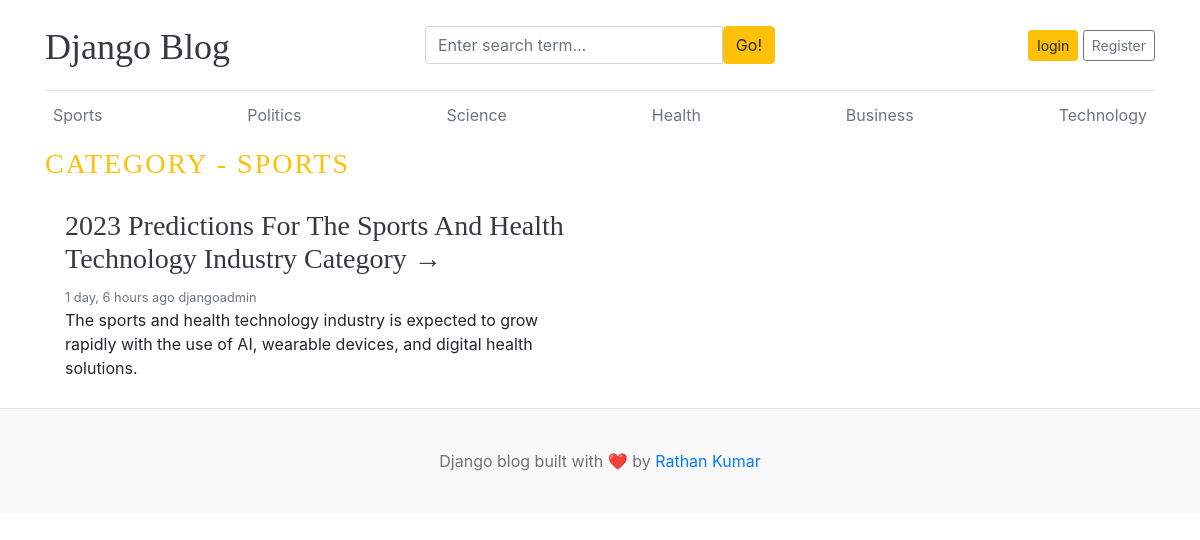
Page /category/1/ on the committed database.
### blog/models.py (models this page shows, shortened)
class Category(models.Model):
    category_name = models.CharField(max_length=50, unique=True)
    created_at = models.DateTimeField(auto_now_add=True)
    updated_at = models.DateTimeField(auto_now=True)
    class Meta:
        verbose_name_plural = "categories"
    def __str__(self):
        return self.category_name

class Blog(models.Model):
    title = models.CharField(max_length=100)
    slug = models.SlugField(max_length=150, unique=True, blank=True)
    category = models.ForeignKey(Category, on_delete=models.CASCADE)
    author = models.ForeignKey(User, on_delete=models.CASCADE)
    featured_image = models.ImageField(upload_to='uploads/%Y/%m/%d')
    short_description = models.TextField(max_length=500)
    blog_body = models.TextField(max_length=2000)
    status = models.CharField(max_length=20, choices=STATUS_CHOICES, default="Draft")
    is_featured = models.BooleanField(default=False)
    created_at = models.DateTimeField(auto_now_add=True)
    updated_at = models.DateTimeField(auto_now=True)

### blog/views.py (the view)
# urls.py: path('<int:category_id>/', views.posts_by_category, name='posts_by_category'),
def posts_by_category(request, category_id):
    posts = Blog.objects.filter(
        status='Published',
        category_id=category_id
    )
    category = get_object_or_404(Category, id=category_id)
    context = {
        'posts': posts,
        'category': category,
    }
    return render(request, 'posts_by_category.html', context)

### blog/context_processors.py (called while the page is built)
def get_categories(request):
    categories = Category.objects.all()
    return dict(categories=categories)

def get_social_links(request):
    social_links = SocialLink.objects.all()
    return dict(social_links=social_links)

### blog_main/templates/posts_by_category.html
{% extends 'base.html' %}
{% block content %}
   <h3 class="text-uppercase text-warning" style="letter-spacing: 2px;">Category - {{ category }} </h3>
   <div class="row mb-2">
      {% if posts %}
      {% for post in posts %}
    <div class="col-md-6">
      <div class="card border-0">
        <div class="card-body">
          <h3><a href="{% url 'blogs' post.slug %}" class="text-dark">{{ post.title }}</a></h3>
          <small class="mb-1 text-muted">{{ post.created_at | timesince }} ago {{ post.author }}</small>
          <p class="card-text">{{ post.short_description | truncatewords:25 }}</p>
        </div>
      </div>
    </div>
    {% endfor %}
    {% else %}
    <p>No posts found</p>
    {% endif %}
  </div>
</div>
{% endblock %}

### blog_main/templates/base.html (shortened to what this page needs)
{% load static %}
<!DOCTYPE html>
<html lang="en">
<head>
    <link href="https://getbootstrap.com/docs/4.0/dist/css/bootstrap.min.css" rel="stylesheet">
    <link href="{% static 'css/blog.css' %}" rel="stylesheet">
    <link rel="stylesheet"
      href="https://cdnjs.cloudflare.com/ajax/libs/font-awesome/4.7.0/css/font-awesome.min.css">
</head>
<body>
<div class="container">
    <header class="blog-header py-3">
        <div class="row flex-nowrap justify-content-between align-items-center">
            <div class="col-4 pt-1">
                <a class="blog-header-logo text-dark" href="/">
                    Django Blog
                </a>
            </div>
            <div class="col-4">
                <form action="{% url 'search' %}" method="GET">
                    <div class="input-group">
                        <input
                            class="form-control"
                            type="text"
                            name="keyword" value="{{ keyword }}"
                            placeholder="Enter search term..."
                            aria-label="Enter search term..."
                        >
                        <button
                            type="submit"
                            class="btn btn-warning"
                            id="button-search">
                            Go!
                        </button>
                    </div>
                </form>
            </div>
<div class="col-4 d-flex justify-content-end align-items-center">
    {% if not user.is_authenticated %}
    <a class="btn btn-sm btn-warning" href="{% url 'login' %}">
        login
    </a>
    <a class="btn btn-sm btn-outline-secondary" href="{% url 'register' %}">
    Register
</a>
{% else %}
<span><a href="{% url 'dashboard' %}">Dashboard</a></span>
<span>
    <a href="{% url 'logout' %}">Logout</a>
</span>
&emsp;
{% endif %}
</div>
        </div>
    </header>
    <div class="nav-scroller py-1 mb-2">
        <nav class="nav d-flex justify-content-between">
            {% for cat in categories %}
                <a
                    class="p-2 text-muted"
                    href="{% url 'posts_by_category' cat.id %}">
                    {{ cat.category_name }}
                </a>
            {% endfor %}
        </nav>
    </div>
    {% block content %}
    {% endblock %}
    <footer class="blog-footer">
        <p>
            Django blog built with ❤️ by
            <a href="#">Rathan Kumar</a>
        </p>
    </footer>
</body>
</html>

### blog_main/static/blog.css (style rules this page uses)
.blog-header { border-bottom: 1px solid #e5e5e5; }
.blog-header-logo { font-family: "Playfair Display", Georgia, "Times New Roman", serif; font-size: 2.25rem; }
h1, h2, h3, h4, h5, h6 { font-family: "Playfair Display", Georgia, "Times New Roman", serif; }
.blog-footer { padding: 2.5rem 0; color: #727272; text-align: center; background-color: #f9f9f9; border-top: .05rem solid #e5e5e5; }
.blog-footer p:last-child { margin-bottom: 0; }

### rows in the picture
Category: category_name "Sports", category_name "SPORTS"
Category: category_name "Politics"
Category: category_name "Science"
Category: category_name "Health"
Category: category_name "Business"
Category: category_name "Technology"
Blog: title "2023 Predictions For The Sports And Health Technology Industry Category →", created_at "1 day, 6 hours", author "djangoadmin", short_description "The sports and health technology industry is expected to grow rapidly with the use of AI, wearable devices, and digital health solutions."
